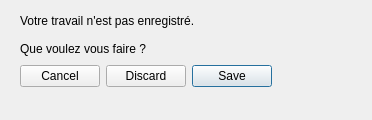
<?xml version="1.0" encoding="UTF-8"?>
<ui version="4.0">
 <class>quitwin</class>
 <widget class="QDialog" name="quitwin">
  <property name="geometry">
   <rect>
    <x>0</x>
    <y>0</y>
    <width>372</width>
    <height>120</height>
   </rect>
  </property>
  <property name="windowTitle">
   <string>Enacell - Avertissement</string>
  </property>
  <property name="windowIcon">
   <iconset>
    <normaloff>icons/appIcon.png</normaloff>icons/appIcon.png</iconset>
  </property>
  <property name="layoutDirection">
   <enum>Qt::RightToLeft</enum>
  </property>
  <widget class="QWidget" name="">
   <property name="geometry">
    <rect>
     <x>20</x>
     <y>10</y>
     <width>336</width>
     <height>77</height>
    </rect>
   </property>
   <layout class="QVBoxLayout" name="verticalLayout_2">
    <item>
     <layout class="QVBoxLayout" name="verticalLayout">
      <item>
       <widget class="QLabel" name="label">
        <property name="text">
         <string>Votre travail n'est pas enregistré.</string>
        </property>
       </widget>
      </item>
      <item>
       <widget class="QLabel" name="label_2">
        <property name="text">
         <string>Que voulez vous faire ?</string>
        </property>
       </widget>
      </item>
     </layout>
    </item>
    <item>
     <widget class="QDialogButtonBox" name="buttonBox">
      <property name="orientation">
       <enum>Qt::Horizontal</enum>
      </property>
      <property name="standardButtons">
       <set>QDialogButtonBox::Cancel|QDialogButtonBox::Discard|QDialogButtonBox::Save</set>
      </property>
     </widget>
    </item>
   </layout>
  </widget>
 </widget>
 <resources/>
 <connections>
  <connection>
   <sender>buttonBox</sender>
   <signal>accepted()</signal>
   <receiver>quitwin</receiver>
   <slot>accept()</slot>
   <hints>
    <hint type="sourcelabel">
     <x>248</x>
     <y>254</y>
    </hint>
    <hint type="destinationlabel">
     <x>157</x>
     <y>274</y>
    </hint>
   </hints>
  </connection>
  <connection>
   <sender>buttonBox</sender>
   <signal>rejected()</signal>
   <receiver>quitwin</receiver>
   <slot>reject()</slot>
   <hints>
    <hint type="sourcelabel">
     <x>316</x>
     <y>260</y>
    </hint>
    <hint type="destinationlabel">
     <x>286</x>
     <y>274</y>
    </hint>
   </hints>
  </connection>
 </connections>
</ui>
